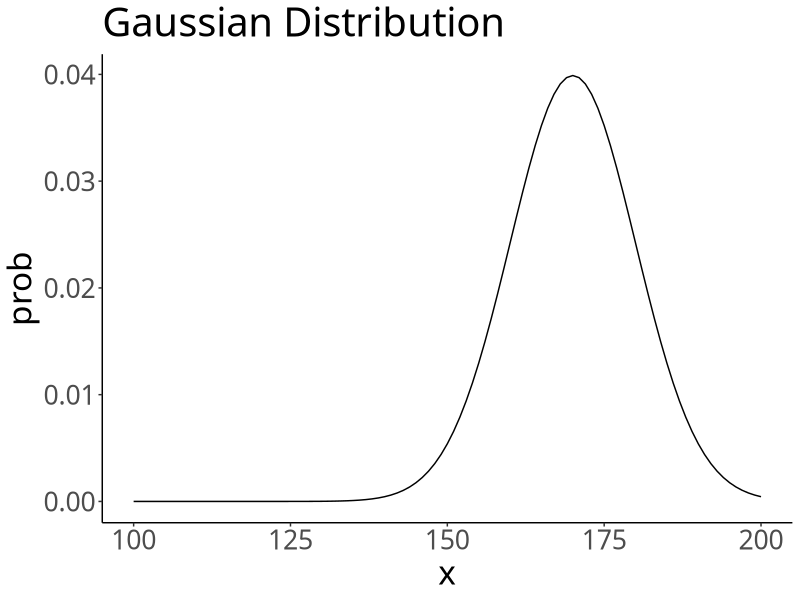
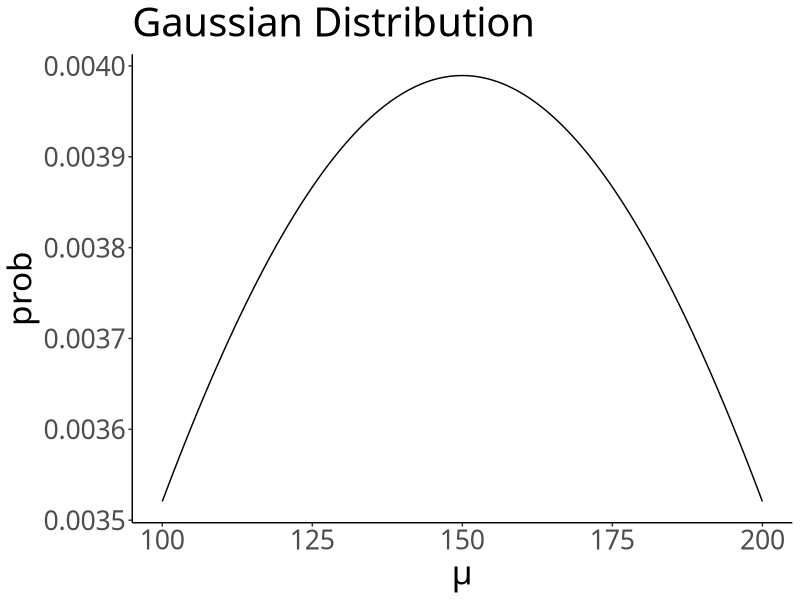
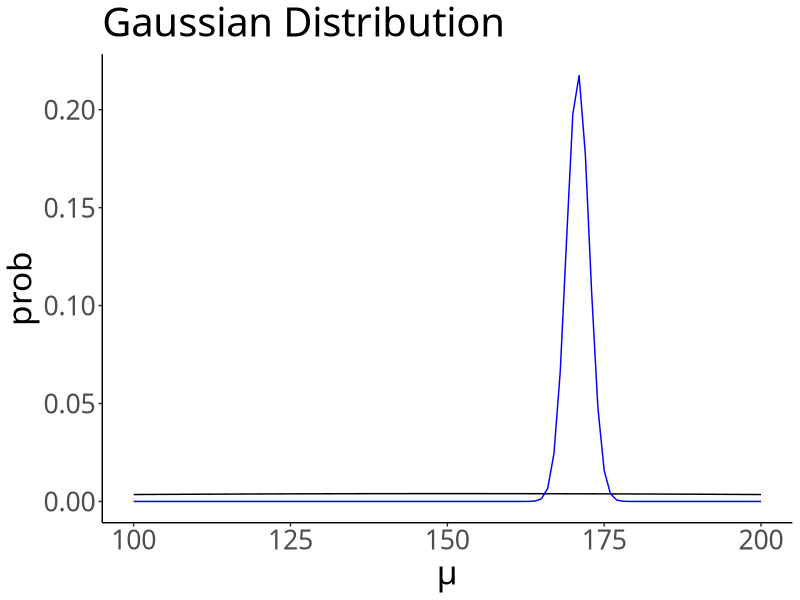

Recreate these plots in R, in order.
## ---- chunk 1
library(ggplot2)
set.seed(1)
## ---- chunk 2
mu <- 170
lambda <- 1/100
x <- seq(100 ,200, 1)
prob <- dnorm(x, mu, 1/sqrt(lambda))

ggplot()+
  geom_line(aes(x=x, y=prob))+
  labs(x="x", y="prob", title="Gaussian Distribution")+
  theme_classic(base_family = "HiraKakuPro-W3") +
  theme(text = element_text(size = 24))
## ---- chunk 3
mu_pre <- 150
lambda_pre <- 1/10000
x <- seq(100 ,200, 1)
mu_prob_pre <- dnorm(x, mu_pre, 1/sqrt(lambda_pre))

plot <- ggplot()+
  geom_line(aes(x=x, y=mu_prob_pre))+
  labs(x="μ", y="prob", title="Gaussian Distribution")+
  theme_classic(base_family = "HiraKakuPro-W3") +
  theme(text = element_text(size = 24))
plot
## ---- chunk 4
data <- rnorm(30, mu, 1/sqrt(lambda))
N <- length(data)
## ---- chunk 5
lambda_pos <- N*lambda + lambda_pre
mu_pos <- (lambda*sum(data) + lambda_pre*mu_pre)/lambda_pos
x <- seq(100 ,200, 1)
mu_prob_pos <- dnorm(x, mu_pos, 1/sqrt(lambda_pos))

plot + geom_line(aes(x=x, y=mu_prob_pos), col="blue")
